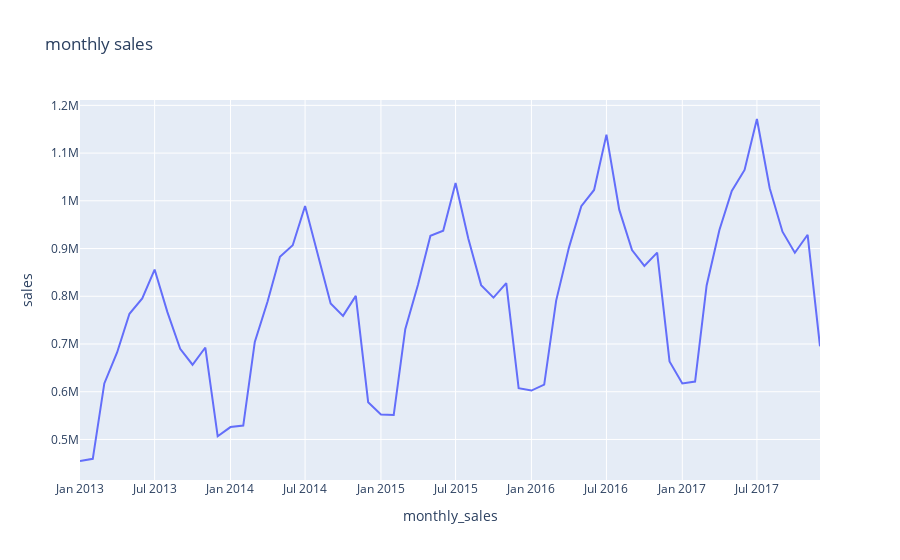

The notebook cell saved with this chart:
### Code cell
px.line(monthly, x="monthly_sales", y="sales", title="monthly sales")
